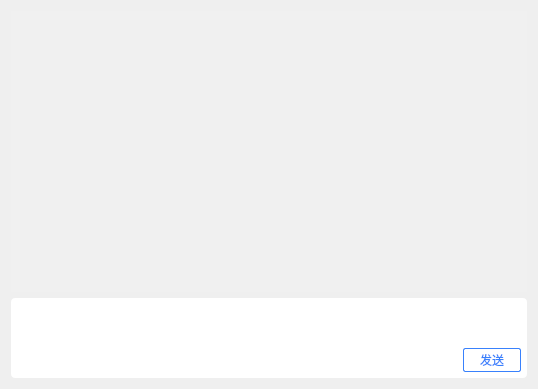
<?xml version="1.0" encoding="UTF-8"?>
<ui version="4.0">
 <class>DlgRoomMsg</class>
 <widget class="QDialog" name="DlgRoomMsg">
  <property name="geometry">
   <rect>
    <x>0</x>
    <y>0</y>
    <width>538</width>
    <height>389</height>
   </rect>
  </property>
  <property name="windowTitle">
   <string>房间消息</string>
  </property>
  <property name="styleSheet">
   <string notr="true">#inputWidget {
	min-height: 80px;
	max-height: 80px;
	background: rgb(255,255,255);
	border-radius: 4px;
}
#teReceive {
	border: 0px;
	background: rgb(240,240,240);
}
#teInput {
	border: 0px;
}
#btnSend {
	background:rgb(255,255,255);
	color: rgb(57,129,252);
	border: 1px solid rgb(57,129,252);
	border-radius: 2px;
	min-height: 22px;
	max-height: 22px;
	min-width: 56px;
	max-width: 56px;
}
#btnSend:hover, #btnSend:pressed {
	color:rgb(255,255,255);
	background: rgb(57,129,252);
}</string>
  </property>
  <layout class="QVBoxLayout" name="verticalLayout">
   <item>
    <widget class="QTextEdit" name="teReceive"/>
   </item>
   <item>
    <widget class="QWidget" name="inputWidget" native="true">
     <layout class="QVBoxLayout" name="verticalLayout_2">
      <property name="spacing">
       <number>0</number>
      </property>
      <property name="leftMargin">
       <number>6</number>
      </property>
      <property name="topMargin">
       <number>6</number>
      </property>
      <property name="rightMargin">
       <number>6</number>
      </property>
      <property name="bottomMargin">
       <number>6</number>
      </property>
      <item>
       <widget class="QTextEdit" name="teInput"/>
      </item>
      <item>
       <layout class="QHBoxLayout" name="horizontalLayout_3">
        <item>
         <spacer name="horizontalSpacer">
          <property name="orientation">
           <enum>Qt::Horizontal</enum>
          </property>
          <property name="sizeHint" stdset="0">
           <size>
            <width>40</width>
            <height>20</height>
           </size>
          </property>
         </spacer>
        </item>
        <item>
         <widget class="QPushButton" name="btnSend">
          <property name="text">
           <string>发送</string>
          </property>
          <property name="flat">
           <bool>false</bool>
          </property>
         </widget>
        </item>
       </layout>
      </item>
     </layout>
    </widget>
   </item>
  </layout>
 </widget>
 <layoutdefault spacing="6" margin="11"/>
 <resources/>
 <connections/>
</ui>
